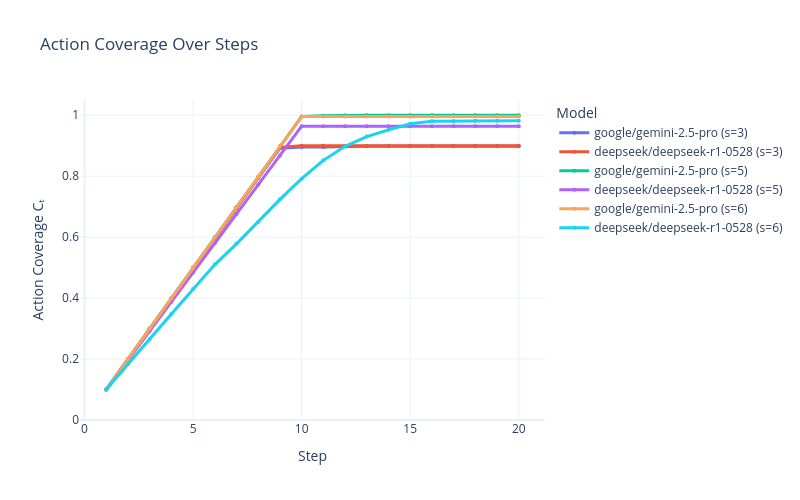

The notebook cell saved with this chart:
### Code cell
fig.show()

### Figure 1 — Plotly figure (JSON) as saved in the notebook; plotly's stock layout.template omitted (floating-point values rounded to 4 significant figures)
{"data": [{"line": {"color": "#636EFA", "width": 3}, "marker": {"size": 4}, "mode": "lines+markers", "name": "google/gemini-2.5-pro (s=3)", "type": "scatter", "x": [1, 2, 3, 4, 5, 6, 7, 8, 9, 10, 11, 12, 13, 14, 15, 16, 17, 18, 19, 20], "y": [0.1, 0.2, 0.3, 0.398, 0.498, 0.598, 0.698, 0.796, 0.892, 0.896, 0.896, 0.898, 0.898, 0.898, 0.898, 0.898, 0.898, 0.898, 0.898, 0.898]}, {"line": {"color": "#EF553B", "width": 3}, "marker": {"size": 4}, "mode": "lines+markers", "name": "deepseek/deepseek-r1-0528 (s=3)", "type": "scatter", "x": [1, 2, 3, 4, 5, 6, 7, 8, 9, 10, 11, 12, 13, 14, 15, 16, 17, 18, 19, 20], "y": [0.1, 0.2, 0.3, 0.396, 0.496, 0.594, 0.694, 0.794, 0.894, 0.9, 0.9, 0.9, 0.9, 0.9, 0.9, 0.9, 0.9, 0.9, 0.9, 0.9]}, {"line": {"color": "#00CC96", "width": 3}, "marker": {"size": 4}, "mode": "lines+markers", "name": "google/gemini-2.5-pro (s=5)", "type": "scatter", "x": [1, 2, 3, 4, 5, 6, 7, 8, 9, 10, 11, 12, 13, 14, 15, 16, 17, 18, 19, 20], "y": [0.1, 0.2, 0.3, 0.4, 0.5, 0.6, 0.7, 0.796, 0.896, 0.996, 0.998, 1, 1, 1, 1, 1, 1, 1, 1, 1]}, {"line": {"color": "#AB63FA", "width": 3}, "marker": {"size": 4}, "mode": "lines+markers", "name": "deepseek/deepseek-r1-0528 (s=5)", "type": "scatter", "x": [1, 2, 3, 4, 5, 6, 7, 8, 9, 10, 11, 12, 13, 14, 15, 16, 17, 18, 19, 20], "y": [0.1, 0.196, 0.292, 0.388, 0.484, 0.58, 0.676, 0.772, 0.868, 0.964, 0.964, 0.964, 0.964, 0.964, 0.964, 0.964, 0.964, 0.964, 0.964, 0.964]}, {"line": {"color": "#FFA15A", "width": 3}, "marker": {"size": 4}, "mode": "lines+markers", "name": "google/gemini-2.5-pro (s=6)", "type": "scatter", "x": [1, 2, 3, 4, 5, 6, 7, 8, 9, 10, 11, 12, 13, 14, 15, 16, 17, 18, 19, 20], "y": [0.1, 0.2, 0.3, 0.4, 0.5, 0.6, 0.7, 0.8, 0.9, 0.996, 0.996, 0.996, 0.996, 0.996, 0.996, 0.996, 0.996, 0.996, 0.996, 0.996]}, {"line": {"color": "#19D3F3", "width": 3}, "marker": {"size": 4}, "mode": "lines+markers", "name": "deepseek/deepseek-r1-0528 (s=6)", "type": "scatter", "x": [1, 2, 3, 4, 5, 6, 7, 8, 9, 10, 11, 12, 13, 14, 15, 16, 17, 18, 19, 20], "y": [0.1, 0.184, 0.266, 0.348, 0.43, 0.51, 0.578, 0.65, 0.724, 0.792, 0.852, 0.898, 0.93, 0.952, 0.972, 0.98, 0.98, 0.982, 0.982, 0.982]}], "layout": {"height": 500, "legend": {"title": {"text": "Model"}}, "title": {"text": "Action Coverage Over Steps"}, "width": 800, "xaxis": {"title": {"text": "Step"}}, "yaxis": {"range": [0, 1.05], "title": {"text": "Action Coverage Cₜ"}}}}
